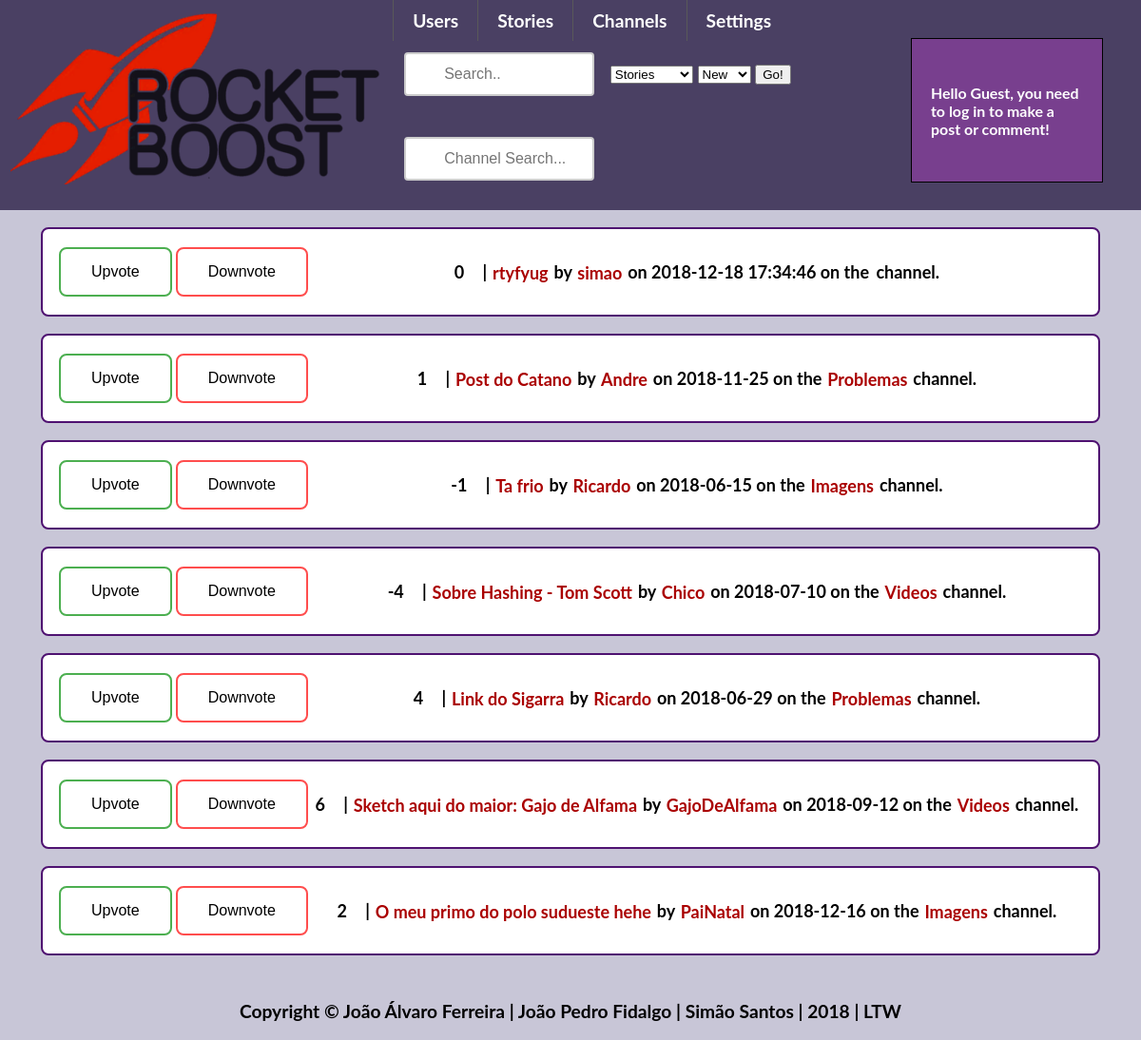
/pages/frontpage.php?sort=comments, run on an earlier commit of the app's database.
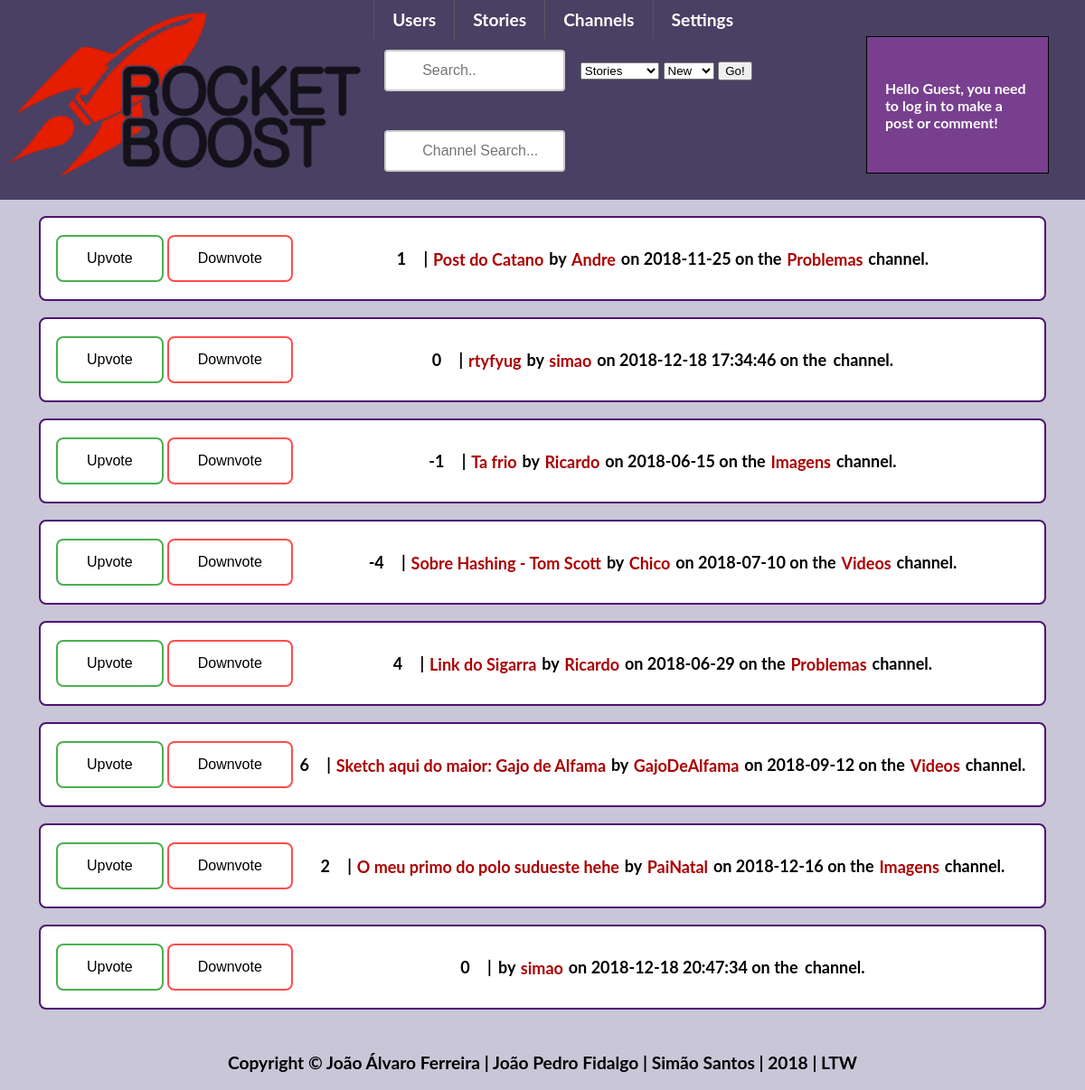
And on a later commit of the database.
### tables this page shows
CREATE TABLE posts
(
    postID INTEGER UNIQUE NOT NULL PRIMARY KEY,
    title VARCHAR NOT NULL,
    content VARCHAR,
    type VARCHAR,
    dateWritten DATETIME,
    username INTEGER REFERENCES users Not NULL,
    channel VARCHAR NOT NULL
);

### templates/post.php (called while the page is built, shortened)
<?php
include_once "../templates/default.php";
?>
  <?php if(isset($_SESSION['username']))
function getVotesPost($id){
    $db = Database::getInstance()->db();
    $stmt = $db->prepare('SELECT * FROM postvotes WHERE postID = ?');
    $stmt->execute(array($id));
    $result = $stmt->fetchAll();
    $votes = 0;
    foreach ($result as $row) {
    if($row['positive'] == 1)
        $votes = $votes+1;
    else $votes = $votes - 1;
    }
    return $votes;
}
function getCommentsPost($id){
    $db = Database::getInstance()->db();
    $stmt = $db->prepare('SELECT * FROM comments WHERE postID = ?');
    $stmt->execute(array($id));
    $result = $stmt->fetchAll();
    return count($result);
}
?>

### pages/frontpage.php (the view, shortened to what this page needs)
<?php
include_once "../templates/default.php";
include_once "../templates/post.php";
draw_header();
draw_posts();
draw_floating_menu();
draw_footer();
function cmpComments($a, $b)
{
    if (getCommentsPost($a['postID']) == getCommentsPost($b['postID'])) {
        return 0;
    }
    return (getCommentsPost($a['postID']) > getCommentsPost($b['postID'])) ? -1 : 1;
}
function draw_posts(){
    $sortType = "points";
if(isset($_GET['sort']))
    $sortType = htmlspecialchars($_GET['sort']);
    $db = Database::getInstance()->db();
    $stmt = $db->prepare('SELECT * FROM posts');
    $stmt->execute();
    $result = $stmt->fetchAll();
    if($sortType == "points")
    usort($result, "cmpPoints");
    else if($sortType == "new")
    usort($result, "cmpDate");
    else if($sortType == "comments")
    usort($result, "cmpComments");
    foreach ($result as $row) {
    $votes = getVotesPost($row['postID']);?>
    <div id="postlist">
        <div class="votes_frontpage">
            <input type="button" value="Upvote">
            <input type="button" value="Downvote">
        </div>
        <div id="post_info">
            <span id="votes"><?php echo $votes?></span>
            <span class="separator"> | </span>
            <a href = "../pages/viewPost.php?id=<?php echo $row['postID']?>"><?php echo $row['title']?></a>
            <span class="separator">by</span>
            <a href = "../pages/viewProfile.php?username=<?php echo $row['username']?>"><?php echo $row['username'];?></a>
            <span class="separator">on</span>
            <?php echo $row['dateWritten']?>
            <span class="separator">on the </span>
             <a href = "../pages/channel.php?id=<?php echo $row['channel']?>"><?php echo $row['channel'];?></a>
            <span class="channel">channel.</span>
        </div>
    </div>
<?php
    }
}
?>

### templates/default.php (shortened to what this page needs)
<?php function draw_header() {
?>
<!DOCTYPE html>
<html lang="en-US">
<head>
    <link href="../css/style.css" rel="stylesheet">
</head>
<body>
    <header id="logo_tabmenu">
   <div id="logo"><a href="../pages/frontpage.php"><img src="images/logo.png" alt="A rocket, site icon"></a></div>
    <nav class="nav">
    <ul>
        <li>
            <a href="#">Users</a>
            </li>
        <li>
            <a href="#">Stories</a>
        </li>
        <li>
            <a href="../pages/viewChannels.php">Channels</a>
        </li>
        <li>
            <a href="#">Settings</a>
        </li>
    </ul>
        <div class="search-container">
    <form action="../pages/search.php">
      <input type="text" placeholder="Search.." name="search">
        <select name="Type" >
    <option value="Posts">Stories</option>
  </select>
        <select name="Sort">
    <option value="new">New</option>
  </select>
      <button type="submit">Go!</button>
    </form>
  </div>
        <form>
        <div id="channelsearch">
            <input type="text" placeholder="Channel Search..." onkeyup="draw_channel_search(this.value)">
        </div>
</form>
</nav>
    </header>
<?php } ?>
<?php function draw_floating_menu() {
?>
       <div id="floatingmenu"><div id ="floatingmenuheader"><h5>Hello <?php if (isset($_SESSION['username']))
    echo $_SESSION['username'];
           else echo "Guest, you need to log in to make a post or comment";?>!</h5>
           </div>
        </div>
<?php }
function draw_footer() { ?>
<div class="footer">
  <p>Copyright &#169; João Álvaro Ferreira | João Pedro Fidalgo | Simão Santos | 2018 | LTW</p>
</div>
<?php
}
?>

### css/style.css (style rules this page uses)
body { margin: 0 auto; --bg-color: #C8C6D7; --main-color: #783F8E; --dark-color: #4F1271; --light-color: #4A4063; background-color: var(--bg-color); font-weight: 700; font-size: 14px; font-size: 120%; font-family: Lato, Arial, sans-serif; transition: box-shadow .2s cubic-bezier(.4,0,1,1),background .2s cubic-bezier(.4,0,.2,1),color .2s cubic-bezier(.4,0,.2,1); }
a:link { position: relative; text-decoration: none; -webkit-transition: all 1s linear; color: #aa0000; padding: 1.5px; -webkit-transition: all 1s linear; }
#logo_tabmenu { background: var(--light-color); display: grid; grid-template-columns: 0.6fr 2fr; }
#logo { padding: 0.5em; }
.footer { position: absolute; margin-top: 0.5em; margin-bottom: 0.5em; width: 100%; color: black; text-align: center; }
.nav ul { *zoom:1; list-style:none; margin:0; padding:0; }
.nav ul:before,.nav ul:after { content:""; display:table; }
.nav ul:after { clear:both; }
.nav ul > li { float:left; position:relative; }
.nav a { display:block; padding:10px 20px; line-height:1.2em; color:#fff; border-left:1px solid #595959; }
input[type=text], input[type=password] { width: 80%; padding: 12px 12px; margin: 12px 12px; display: inline-block; border: 1px solid #ccc; box-sizing: border-box; }
#postlist { display: flex; background-color: white; border: 2px solid var(--dark-color); border-radius: 8px; width: 90%; padding: 15px; margin: 1em; margin-left: auto; margin-right: auto; font-size: 18px; }
#floatingmenu { background-color: var(--main-color); border: 0.5px solid black; color: white; padding: 10px;; width: 15%; z-index: 9; position: absolute; top: 40px; right: 40px; }
#floatingmenuheader { padding: 10px; cursor: move; z-index: 10; color: #fff; }
.votes_frontpage { display: flex; }
.votes_frontpage input:first-child { background-color: white; border: 2px solid #4CAF50; border-radius: 8px; color: black; padding: 15px 32px; text-align: center; text-decoration: none; display: block; font-size: 16px; margin: 4px 2px; cursor: pointer; -webkit-transition-duration: 0.4s; transition-duration: 0.4s; }
.votes_frontpage input:nth-child(2) { background-color: white; border: 2px solid #ff4d4d; border-radius: 8px; color: black; padding: 15px 32px; text-align: center; text-decoration: none; display: block; font-size: 16px; margin: 4px 2px; cursor: pointer; -webkit-transition-duration: 0.4s; transition-duration: 0.4s; }
#post_info { margin: auto; }
.search-container input[type=text], #channelsearch input[type=text] { width: 200px; box-sizing: border-box; border: 2px solid #ccc; border-radius: 4px; font-size: 16px; background-color: white; background-position: 10px 10px; background-repeat: no-repeat; padding: 12px 20px 12px 40px; -webkit-transition: width 0.4s ease-in-out; transition: width 0.4s ease-in-out; }

What changed in the data, as far as the page shows it:
shown differently, row unchanged: posts "Post do Catano": moves up the list
added posts: votes "0", username "simao", dateWritten "2018-12-18 20:47:34"
